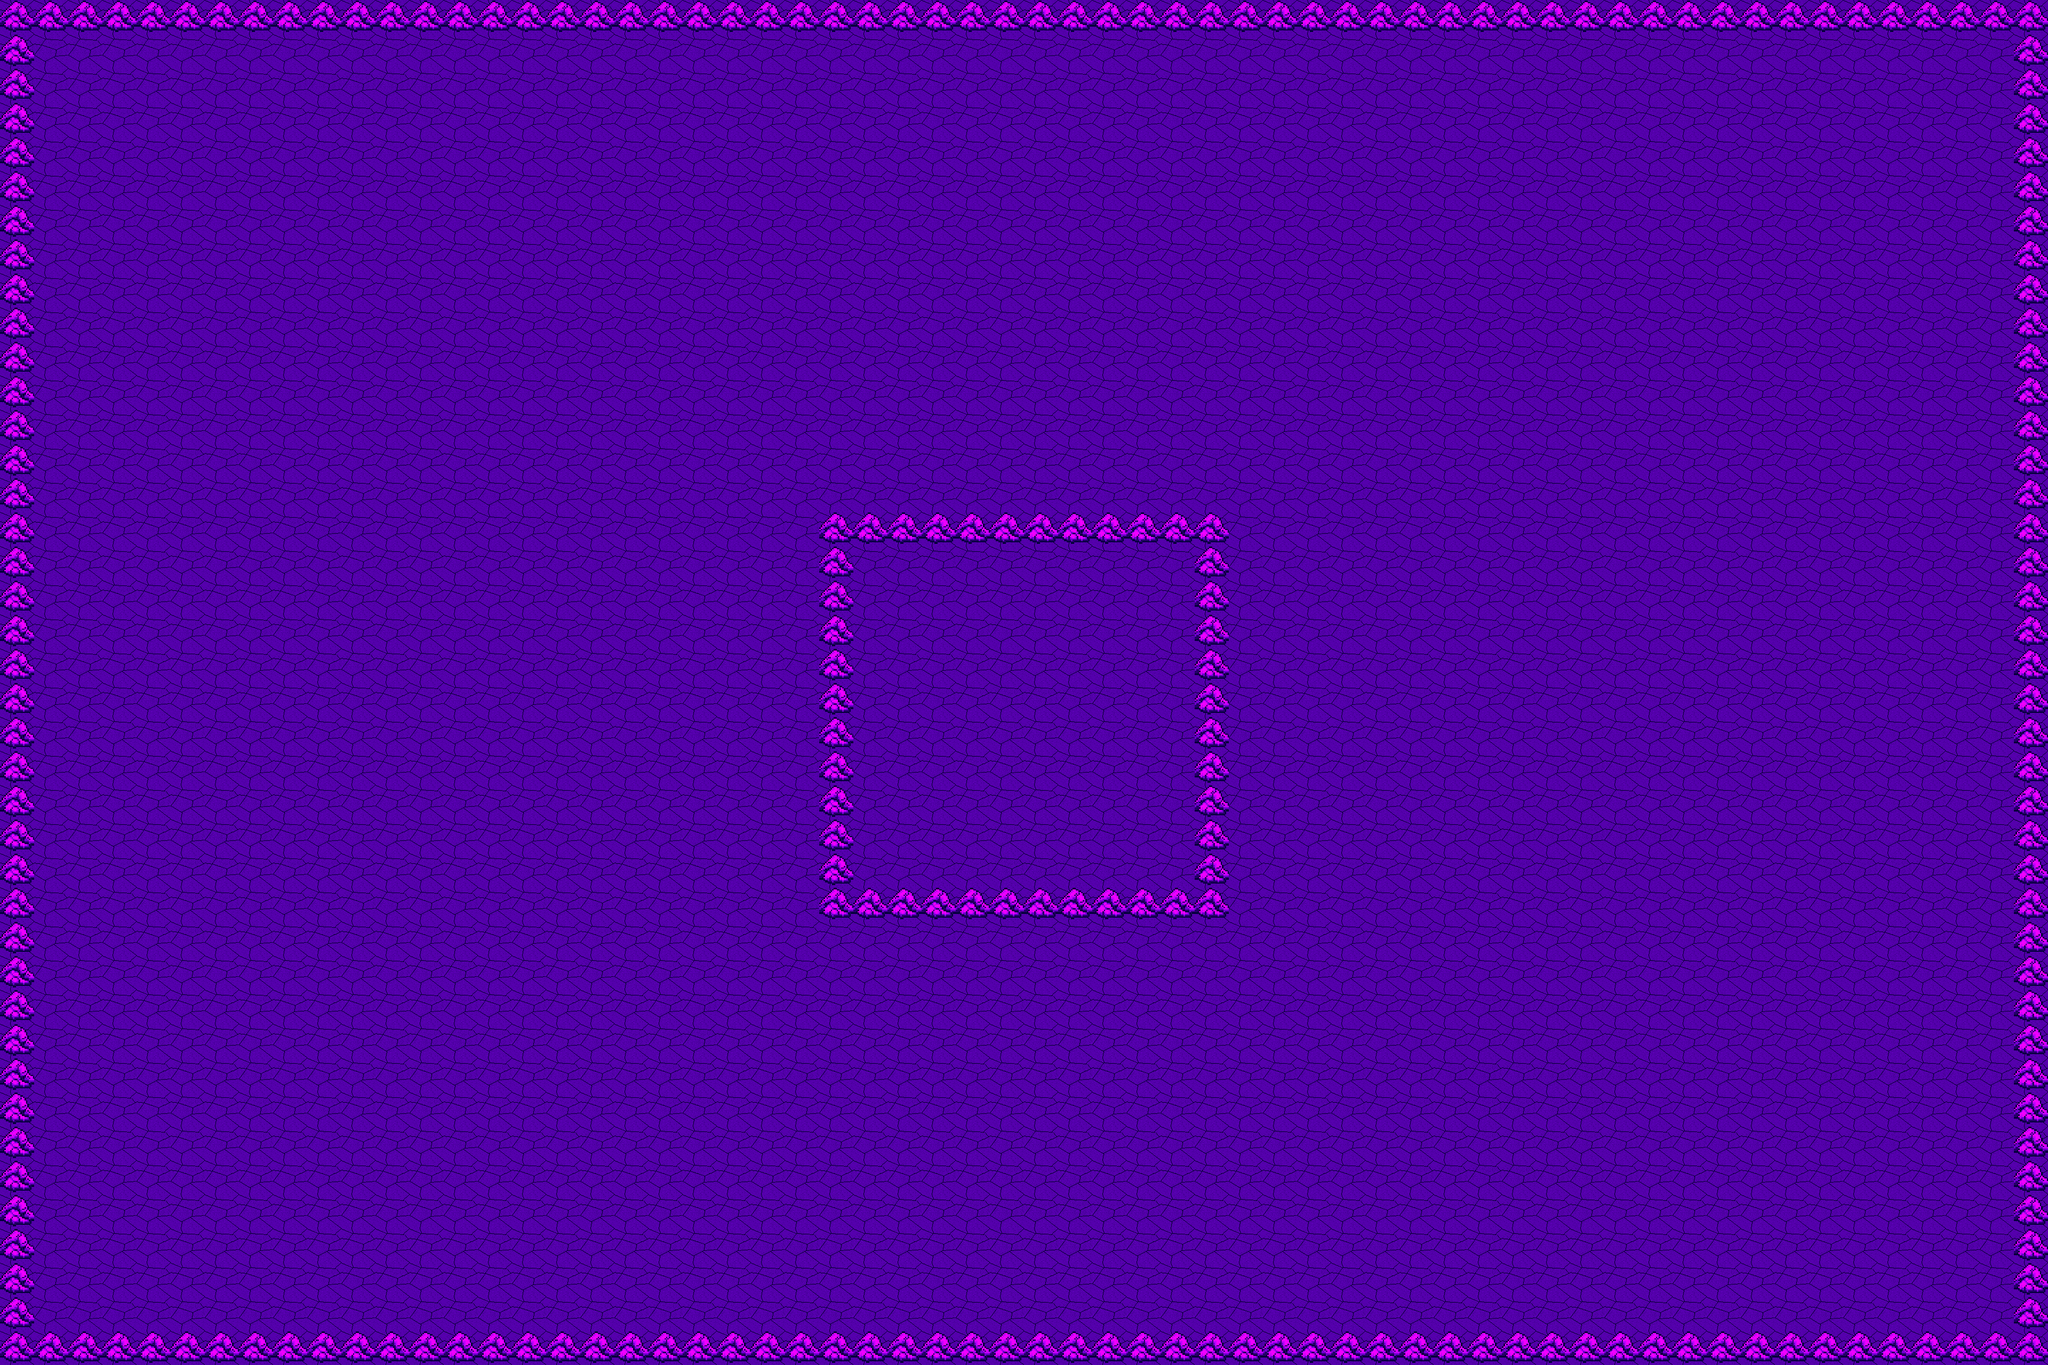

Rendered tile map (Tiled .tmx) drawn with the repository's tilesets; below, a short description and the full map source, tile grids included:
An orthogonal 60x40 tile map with 64x64 px tiles, 1 tile layer (layer1).

<map version="1.10" tiledversion="1.11.0" orientation="orthogonal" renderorder="right-down" width="60" height="40" tilewidth="64" tileheight="64" infinite="0" nextlayerid="2" nextobjectid="1">
 <editorsettings>
  <export target="../maps/square_fort.json" format="json" />
 </editorsettings>
 <tileset firstgid="1" source="ground_tiles.tsx" />
 <layer id="1" name="layer1" width="60" height="40">
  <data encoding="csv">
5,5,5,5,5,5,5,5,5,5,5,5,5,5,5,5,5,5,5,5,5,5,5,5,5,5,5,5,5,5,5,5,5,5,5,5,5,5,5,5,5,5,5,5,5,5,5,5,5,5,5,5,5,5,5,5,5,5,5,5,
5,18,18,18,18,18,18,18,18,18,18,18,18,18,18,18,18,18,18,18,18,18,18,18,18,18,18,18,18,18,18,18,18,18,18,18,18,18,18,18,18,18,18,18,18,18,18,18,18,18,18,18,18,18,18,18,18,18,18,5,
5,18,18,18,18,18,18,18,18,18,18,18,18,18,18,18,18,18,18,18,18,18,18,18,18,18,18,18,18,18,18,18,18,18,18,18,18,18,18,18,18,18,18,18,18,18,18,18,18,18,18,18,18,18,18,18,18,18,18,5,
5,18,18,18,18,18,18,18,18,18,18,18,18,18,18,18,18,18,18,18,18,18,18,18,18,18,18,18,18,18,18,18,18,18,18,18,18,18,18,18,18,18,18,18,18,18,18,18,18,18,18,18,18,18,18,18,18,18,18,5,
5,18,18,18,18,18,18,18,18,18,18,18,18,18,18,18,18,18,18,18,18,18,18,18,18,18,18,18,18,18,18,18,18,18,18,18,18,18,18,18,18,18,18,18,18,18,18,18,18,18,18,18,18,18,18,18,18,18,18,5,
5,18,18,18,18,18,18,18,18,18,18,18,18,18,18,18,18,18,18,18,18,18,18,18,18,18,18,18,18,18,18,18,18,18,18,18,18,18,18,18,18,18,18,18,18,18,18,18,18,18,18,18,18,18,18,18,18,18,18,5,
5,18,18,18,18,18,18,18,18,18,18,18,18,18,18,18,18,18,18,18,18,18,18,18,18,18,18,18,18,18,18,18,18,18,18,18,18,18,18,18,18,18,18,18,18,18,18,18,18,18,18,18,18,18,18,18,18,18,18,5,
5,18,18,18,18,18,18,18,18,18,18,18,18,18,18,18,18,18,18,18,18,18,18,18,18,18,18,18,18,18,18,18,18,18,18,18,18,18,18,18,18,18,18,18,18,18,18,18,18,18,18,18,18,18,18,18,18,18,18,5,
5,18,18,18,18,18,18,18,18,18,18,18,18,18,18,18,18,18,18,18,18,18,18,18,18,18,18,18,18,18,18,18,18,18,18,18,18,18,18,18,18,18,18,18,18,18,18,18,18,18,18,18,18,18,18,18,18,18,18,5,
5,18,18,18,18,18,18,18,18,18,18,18,18,18,18,18,18,18,18,18,18,18,18,18,18,18,18,18,18,18,18,18,18,18,18,18,18,18,18,18,18,18,18,18,18,18,18,18,18,18,18,18,18,18,18,18,18,18,18,5,
5,18,18,18,18,18,18,18,18,18,18,18,18,18,18,18,18,18,18,18,18,18,18,18,18,18,18,18,18,18,18,18,18,18,18,18,18,18,18,18,18,18,18,18,18,18,18,18,18,18,18,18,18,18,18,18,18,18,18,5,
5,18,18,18,18,18,18,18,18,18,18,18,18,18,18,18,18,18,18,18,18,18,18,18,18,18,18,18,18,18,18,18,18,18,18,18,18,18,18,18,18,18,18,18,18,18,18,18,18,18,18,18,18,18,18,18,18,18,18,5,
5,18,18,18,18,18,18,18,18,18,18,18,18,18,18,18,18,18,18,18,18,18,18,18,18,18,18,18,18,18,18,18,18,18,18,18,18,18,18,18,18,18,18,18,18,18,18,18,18,18,18,18,18,18,18,18,18,18,18,5,
5,18,18,18,18,18,18,18,18,18,18,18,18,18,18,18,18,18,18,18,18,18,18,18,18,18,18,18,18,18,18,18,18,18,18,18,18,18,18,18,18,18,18,18,18,18,18,18,18,18,18,18,18,18,18,18,18,18,18,5,
5,18,18,18,18,18,18,18,18,18,18,18,18,18,18,18,18,18,18,18,18,18,18,18,18,18,18,18,18,18,18,18,18,18,18,18,18,18,18,18,18,18,18,18,18,18,18,18,18,18,18,18,18,18,18,18,18,18,18,5,
5,18,18,18,18,18,18,18,18,18,18,18,18,18,18,18,18,18,18,18,18,18,18,18,5,5,5,5,5,5,5,5,5,5,5,5,18,18,18,18,18,18,18,18,18,18,18,18,18,18,18,18,18,18,18,18,18,18,18,5,
5,18,18,18,18,18,18,18,18,18,18,18,18,18,18,18,18,18,18,18,18,18,18,18,5,18,18,18,18,18,18,18,18,18,18,5,18,18,18,18,18,18,18,18,18,18,18,18,18,18,18,18,18,18,18,18,18,18,18,5,
5,18,18,18,18,18,18,18,18,18,18,18,18,18,18,18,18,18,18,18,18,18,18,18,5,18,18,18,18,18,18,18,18,18,18,5,18,18,18,18,18,18,18,18,18,18,18,18,18,18,18,18,18,18,18,18,18,18,18,5,
5,18,18,18,18,18,18,18,18,18,18,18,18,18,18,18,18,18,18,18,18,18,18,18,5,18,18,18,18,18,18,18,18,18,18,5,18,18,18,18,18,18,18,18,18,18,18,18,18,18,18,18,18,18,18,18,18,18,18,5,
5,18,18,18,18,18,18,18,18,18,18,18,18,18,18,18,18,18,18,18,18,18,18,18,5,18,18,18,18,18,18,18,18,18,18,5,18,18,18,18,18,18,18,18,18,18,18,18,18,18,18,18,18,18,18,18,18,18,18,5,
5,18,18,18,18,18,18,18,18,18,18,18,18,18,18,18,18,18,18,18,18,18,18,18,5,18,18,18,18,18,18,18,18,18,18,5,18,18,18,18,18,18,18,18,18,18,18,18,18,18,18,18,18,18,18,18,18,18,18,5,
5,18,18,18,18,18,18,18,18,18,18,18,18,18,18,18,18,18,18,18,18,18,18,18,5,18,18,18,18,18,18,18,18,18,18,5,18,18,18,18,18,18,18,18,18,18,18,18,18,18,18,18,18,18,18,18,18,18,18,5,
5,18,18,18,18,18,18,18,18,18,18,18,18,18,18,18,18,18,18,18,18,18,18,18,5,18,18,18,18,18,18,18,18,18,18,5,18,18,18,18,18,18,18,18,18,18,18,18,18,18,18,18,18,18,18,18,18,18,18,5,
5,18,18,18,18,18,18,18,18,18,18,18,18,18,18,18,18,18,18,18,18,18,18,18,5,18,18,18,18,18,18,18,18,18,18,5,18,18,18,18,18,18,18,18,18,18,18,18,18,18,18,18,18,18,18,18,18,18,18,5,
5,18,18,18,18,18,18,18,18,18,18,18,18,18,18,18,18,18,18,18,18,18,18,18,5,18,18,18,18,18,18,18,18,18,18,5,18,18,18,18,18,18,18,18,18,18,18,18,18,18,18,18,18,18,18,18,18,18,18,5,
5,18,18,18,18,18,18,18,18,18,18,18,18,18,18,18,18,18,18,18,18,18,18,18,5,18,18,18,18,18,18,18,18,18,18,5,18,18,18,18,18,18,18,18,18,18,18,18,18,18,18,18,18,18,18,18,18,18,18,5,
5,18,18,18,18,18,18,18,18,18,18,18,18,18,18,18,18,18,18,18,18,18,18,18,5,5,5,5,5,5,5,5,5,5,5,5,18,18,18,18,18,18,18,18,18,18,18,18,18,18,18,18,18,18,18,18,18,18,18,5,
5,18,18,18,18,18,18,18,18,18,18,18,18,18,18,18,18,18,18,18,18,18,18,18,18,18,18,18,18,18,18,18,18,18,18,18,18,18,18,18,18,18,18,18,18,18,18,18,18,18,18,18,18,18,18,18,18,18,18,5,
5,18,18,18,18,18,18,18,18,18,18,18,18,18,18,18,18,18,18,18,18,18,18,18,18,18,18,18,18,18,18,18,18,18,18,18,18,18,18,18,18,18,18,18,18,18,18,18,18,18,18,18,18,18,18,18,18,18,18,5,
5,18,18,18,18,18,18,18,18,18,18,18,18,18,18,18,18,18,18,18,18,18,18,18,18,18,18,18,18,18,18,18,18,18,18,18,18,18,18,18,18,18,18,18,18,18,18,18,18,18,18,18,18,18,18,18,18,18,18,5,
5,18,18,18,18,18,18,18,18,18,18,18,18,18,18,18,18,18,18,18,18,18,18,18,18,18,18,18,18,18,18,18,18,18,18,18,18,18,18,18,18,18,18,18,18,18,18,18,18,18,18,18,18,18,18,18,18,18,18,5,
5,18,18,18,18,18,18,18,18,18,18,18,18,18,18,18,18,18,18,18,18,18,18,18,18,18,18,18,18,18,18,18,18,18,18,18,18,18,18,18,18,18,18,18,18,18,18,18,18,18,18,18,18,18,18,18,18,18,18,5,
5,18,18,18,18,18,18,18,18,18,18,18,18,18,18,18,18,18,18,18,18,18,18,18,18,18,18,18,18,18,18,18,18,18,18,18,18,18,18,18,18,18,18,18,18,18,18,18,18,18,18,18,18,18,18,18,18,18,18,5,
5,18,18,18,18,18,18,18,18,18,18,18,18,18,18,18,18,18,18,18,18,18,18,18,18,18,18,18,18,18,18,18,18,18,18,18,18,18,18,18,18,18,18,18,18,18,18,18,18,18,18,18,18,18,18,18,18,18,18,5,
5,18,18,18,18,18,18,18,18,18,18,18,18,18,18,18,18,18,18,18,18,18,18,18,18,18,18,18,18,18,18,18,18,18,18,18,18,18,18,18,18,18,18,18,18,18,18,18,18,18,18,18,18,18,18,18,18,18,18,5,
5,18,18,18,18,18,18,18,18,18,18,18,18,18,18,18,18,18,18,18,18,18,18,18,18,18,18,18,18,18,18,18,18,18,18,18,18,18,18,18,18,18,18,18,18,18,18,18,18,18,18,18,18,18,18,18,18,18,18,5,
5,18,18,18,18,18,18,18,18,18,18,18,18,18,18,18,18,18,18,18,18,18,18,18,18,18,18,18,18,18,18,18,18,18,18,18,18,18,18,18,18,18,18,18,18,18,18,18,18,18,18,18,18,18,18,18,18,18,18,5,
5,18,18,18,18,18,18,18,18,18,18,18,18,18,18,18,18,18,18,18,18,18,18,18,18,18,18,18,18,18,18,18,18,18,18,18,18,18,18,18,18,18,18,18,18,18,18,18,18,18,18,18,18,18,18,18,18,18,18,5,
5,18,18,18,18,18,18,18,18,18,18,18,18,18,18,18,18,18,18,18,18,18,18,18,18,18,18,18,18,18,18,18,18,18,18,18,18,18,18,18,18,18,18,18,18,18,18,18,18,18,18,18,18,18,18,18,18,18,18,5,
5,5,5,5,5,5,5,5,5,5,5,5,5,5,5,5,5,5,5,5,5,5,5,5,5,5,5,5,5,5,5,5,5,5,5,5,5,5,5,5,5,5,5,5,5,5,5,5,5,5,5,5,5,5,5,5,5,5,5,5
</data>
 </layer>
</map>